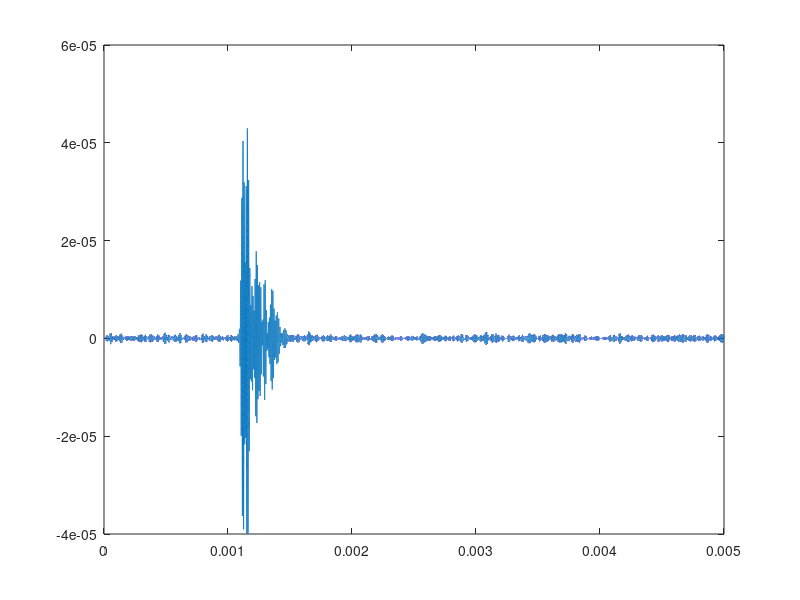
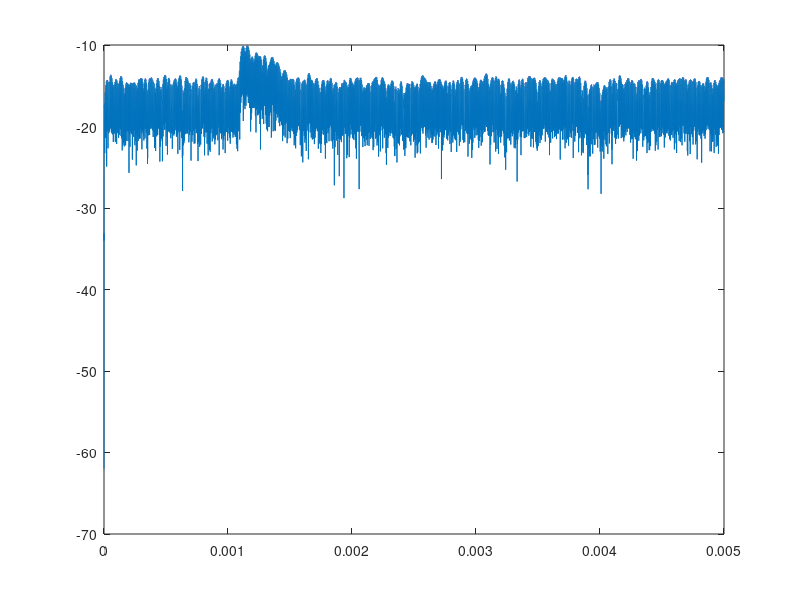

Recreate these plots in MATLAB, in order.
% Experience 1
d = load('E1_face149.mat');
fe = d.src1.SampleFrequency;    
N = length(d.src1.Data);
temps = (0:(N-1))/fe; % temps 

figure;
% subplot(1,2,1)
% plot(temps,d.src1.Data)
% subplot(1,2,2)
plot(temps,d.src2.Data)

figure;
plot(temps,log(abs(d.src2.Data)));

t1=0.00112092;
t2=0.00115631;
d= 14.9e-2;
disp(d/(t2-t1))
